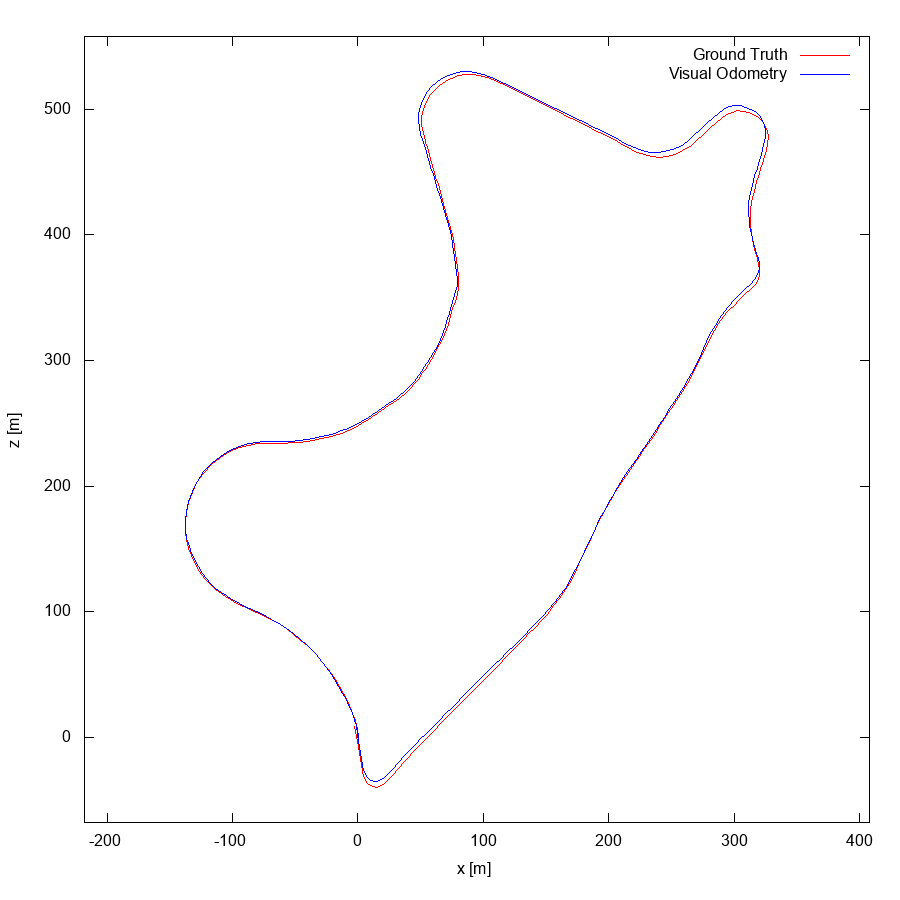

Source code (gnuplot):
set term postscript eps enhanced color
set output "00.eps"
set size ratio -1
set xrange [-218:408]
set yrange [-68:558]
set xlabel "x [m]"
set ylabel "z [m]"
plot "00.txt" using 1:2 lc rgb "#FF0000" title 'Ground Truth' w lines,"00.txt" using 3:4 lc rgb "#0000FF" title 'Visual Odometry' w lines,"< head -1 00.txt" using 1:2 lc rgb "#000000" pt 4 ps 1 lw 2 title 'Sequence Start' w points
